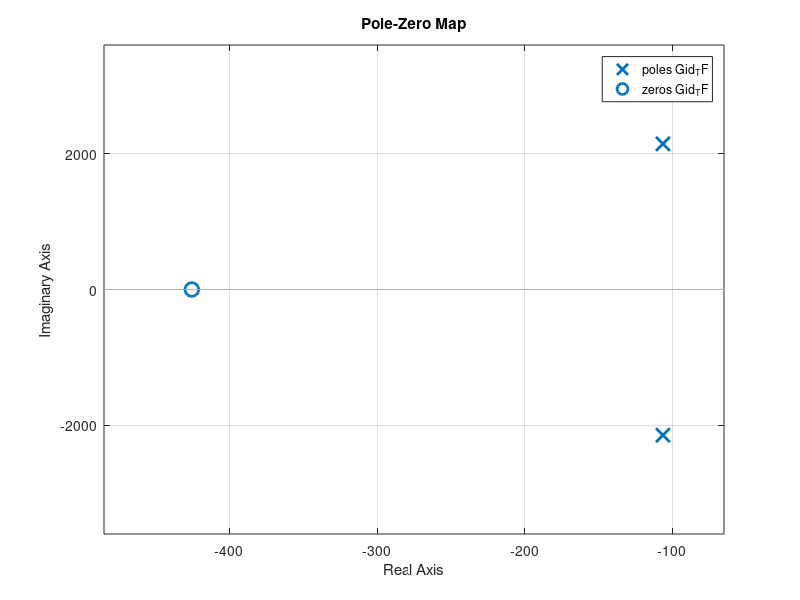
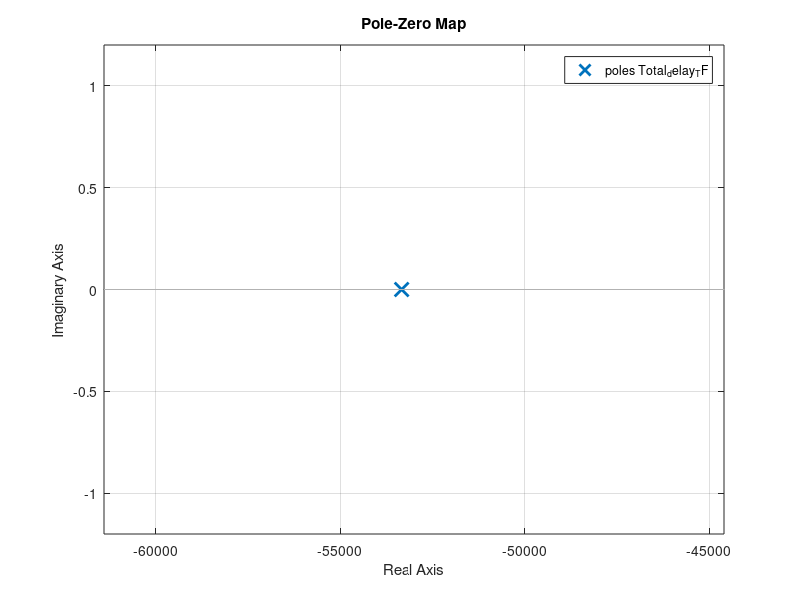

Source code (MATLAB) for these figures, in order: (Note: this script raises an error after producing the figures.)
clc;
clear all;
close all
%syms  kp ki Immp D_cycle D_prime s Vout Gdo Ggo Wz Q Wo Rout Cout vg_hat L ZC ZR ZL Z_CR  Iout vout_hat L_ESR d_hat I Ztotal_series V_q I_q 
  
%%%%%%%%%%%%%%%%%$%%%%%%%%%%%%%%%%%%%%%%%%%%%%%%%%%%%%%%%%%%%%%%%%%%%%%%%%%%%%%%%%%%%%%%%%%
  

       %%%%%%%%%%%%%%% ARNOLD ALWAYS SYNCHRONISE VARIABLES%%%%%%%%%%%%%%%%%%


%%%%%%%%%%%%%%%%%%%%%%%%%%%%%%%%%%%%%%%%%%%%%%%%%%%%%%%%%%%%%%%%%%%%%%%%%%%%%%%%%%%%%%%%%%%%%%%%%%%%%%%%
%INITIALISAZTION AND ASSIGNMENT OF VARIABLES 

Vmppt = 17.6 ;  
Imppt = 3.69  ;
Vout = 60;
Rmppt = Vmppt/Imppt;
Rboost = Rmppt;

fs = 80e3  ;
Ts = 1/fs ;
  
Rout = 47  % Rboost/((Vmppt/Vout)^2 )

D_cycle= 1- (sqrt(Rboost/Rout))
D_prime = 1-D_cycle;

Cout= 100e-06 ;
L_ESR=0.035; %1.38e-3;
L = 220e-06;

I_q =Imppt;


fo = (D_prime)/(2*pi*sqrt(L*Cout))    %Resonant Freq
Wo = (D_prime)/(sqrt(L*Cout)) 

Zeta = L*Wo/(2*Rout*(D_prime)^2)  % The L_eff seen = L/Dprime^2    thats why we have the Dprime appering in teh Damping Ratio Equation  
 
Wd = Wo*sqrt(1-Zeta^2)

f_RHPZ_hz = (Rout*(D_prime)^2)/(2*pi*L)
f_RHPZ_rad = (Rout*(D_prime)^2)/(L)

%%%%%%%%%%%%%%%%%%%%%%%%%%%%%%%%%%%%%%%%%%%%%%%%%%%%%%%%%%%%%%%%%%%%%%%%%%%%
%Time constants and GAIN values

TL_2=L/Rout*(D_prime)^2
T_L = L/L_ESR       %  *(D_prime)^2;
T_C = Rout*Cout;
Kp_L=0.001;
Ki_L= Kp_L/T_L; 

TAU_EXP = 1/(1.0e+04 * 0.0556)



%%%%%%%%%%%%%%%%%%%%%%%%%%%%%%%%%%%%%%%%%%%%%%%%%%%%%%%%%%%%%%%%%%%%%%%%%%%



% Gc_id_wthout_kp_num = [T_L 1];
% Gc_id_wthout_kp_den = [T_L];
% Gc_id_wthout_kp_TF = tf(Gc_id_wthout_kp_num, Gc_id_wthout_kp_den )

% figure('Name','Bode For Gc_id_TF ')
% bode(Gc_id_TF)
% figure('Name','Root Locus For Gc_id_TF ')
% rlocus(Gc_id_TF)
% figure('Name','pzmap For Gc_id_TF ')
% pzmap(Gc_id_TF )    %poles and zeros 
% figure('Name','Nyquist For Gc_id_TF ')
% nyquist(Gc_id_TF )



%%%%%%%%%%%%%%%%%%%%%%%%%%%%%%%%%%%%%%%%%%%%%%%%%%%%%%%%%%%%%%%%%%%%%%%%%%%
%Duty to Inductor Current Transfer Functions 



%Gid_num = [Vout*Cout     Vout/Rout+D_prime*I_q ];
%Gid_den =  [Cout*L    L/Rout  D_prime^2];
%Gid_TF = tf(Gid_num , Gid_den)


Gid_main = 2*Vout/((1-D_cycle)^2*Rout)
Gid_num = [Gid_main*(Rout*Cout/2)  Gid_main];
Gid_den = [L*Cout/(1-D_cycle)^2  L/(Rout*(1-D_cycle)^2)  1 ];
Gid_TF =tf(Gid_num , Gid_den)


%step(Gid_TF)




% step(Gid_TF)
% figure('Name','Bode For Gid_TF')
% bode(Gid_TF)
%figure('Name','Root Locus For Gid_TF ')
 %rlocus(Gid_TF )
  figure('Name','pzmap For Gid_TF ')
  pzmap(Gid_TF )    %poles and zeros 
% figure('Name','Nyquist For  Gid_TF ')
% nyquist(Gid_TF )
% grid on 

%%%%%%%%%%%%%%%%%%%%%%%%%%%%%%%%%%%%%%%%%%%%%%%%%%%%%%%%%%%%%%%%%%%%%%%%%%%
%%%%%%%%%%%%%%%%%%%%%%%%%%%%%%%%%%%%%%%%%%%%%%%%%%%%%%%%%%%%%%%%%%%%%%%%%%%
%Delays

Total_delay_num = [ 1]
Total_delay_den = [1.5*Ts  1]
Total_delay_TF = tf(Total_delay_num, Total_delay_den);


% figure('Name','Bode For Total_delay_TF')
% bode(Total_delay_TF)
% figure('Name','Root Locus For Total_delay_TF ')
% rlocus(Total_delay_TF)
    figure('Name','pzmap For Total_delay_TF ')
    pzmap(Total_delay_TF )    %poles and zeros 
% figure('Name','Nyquist For  Total_delay_TF ')
% nyquist(Total_delay_TF )
% grid on 


% controlSystemDesigner(Gid_TF_Total_delay)
% pole(Gid_TF_Total_delay)
% zero(Gid_TF_Total_delay)
%%%%%%%%%%%%%%%%%%%%%%%%%%%%%%%%%%%%%%%%%%%%%%%%%%%%%%%%%%%%%%%%%%%%%%%%%%%
%Controller 

%kp = 0.0376;
%ki =0; 

%Gc_id_TF_num = [kp ki]
%Gc_id_TF_den = [1 0]
%Gc_id_TF = tf(Gc_id_TF_num, Gc_id_TF_den);

%-
% ,pzmap(Gc_id_TF)

%%%%%%%%%%%%%%%%%%%%%%%%%%%%%%%%%%%%%%%%%%%%%%%%%%%%%%%%%%%%%%%%%%%%%%%%%%%
%Gid Combined with delay 

Gid_TF_Total_delay = Gid_TF*Total_delay_TF;

k= 0:0.0001:25;

% Gid_Controller = PI_TF*Gid_TF
%Gid_Controller= simplifyFraction(Vout*Cout*s  + Vout/Rout+D_prime*I_q / (Cout*L*s^2 + s^2*L/Rout +D_prime^2 ))


                   % figure('Name','Root Locus For   For Gid + Total_delay_TF ')
                   % rlocus( Gid_TF_Total_delay,k)
                   %  figure('Name','Bode For   For Gid + Total_delay_TF ')
                   %  bode( Gid_TF_Total_delay)
% 
%figure('Name','Step For   For Gid + Total_delay_TF + Gc_id_TF ')
%step(Gid_TF_Total_delay*Gc_id_TF ) 
%figure
%step(Gid_TF_Total_delay ) 
% figure
% pzmap(Gid_TF_Total_delay )


controlSystemDesigner(Gid_TF_Total_delay )
%%%%%%%%%%%%%%%%%%%%%%%%%%%%%%%%%%%%%%%%%%%%%%%%%%%%%%%%%%%%%%%%%%%%%%%%%%%







%%%%%%%%%%%%%%%%%%%%%%%%%%%%%%%%%%%%%%%%%%%%%%%%%%%%%%%%%%%%%%%%%%%%%%%%%%%%
%Open and Closed Loop Gain 


%            LOOP_GAIN_OPEN_LOOP_TF = Gc_id_TF*Gid_TF*Total_delay_TF ;
% 
% 
%       CLOSED_LOOP_TF= LOOP_GAIN_OPEN_LOOP_TF /(1 + LOOP_GAIN_OPEN_LOOP_TF);
% 
% 
%figure('Name','Bode For Open Loop Gain ')
%bode(LOOP_GAIN_OPEN_LOOP_TF )
% 
 % figure('Name','Bode For Closed Loop Gain ')
 % bode(CLOSED_LOOP_TF )

%%%%%%%%%%%%%%%%%%%%%%%%%%%%%%%%%%%%%%%%%%%%%%%%%%%%%%%%%%%%%%%%%%%%%%%%%%%







%%%%%%%%%%%%%%%%%%%%%%%%%%%%%%%%%%%%%%%%%%%%%%%%%%%%%%%%%%%%%%%%%%%%%%%%%%%%
%Keywords from toolbox

% figure
% rlocus(H)
% figure
% pzmap(H)    %poles and zeros 
% figure 
% nyquist(H)
% grid on 
%%%%%%%%%%%%%%%%%%%%%%%%%%%%%%%%%%%%%%%%%%%%%%%%%%%%%%%%%%%%%%%%%%%%%%%%%%%
